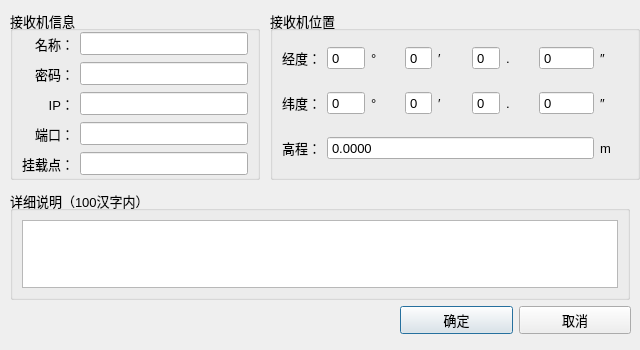
<?xml version="1.0" encoding="UTF-8"?>
<ui version="4.0">
 <class>ReceiverEditDialog</class>
 <widget class="QDialog" name="ReceiverEditDialog">
  <property name="windowModality">
   <enum>Qt::ApplicationModal</enum>
  </property>
  <property name="geometry">
   <rect>
    <x>0</x>
    <y>0</y>
    <width>640</width>
    <height>350</height>
   </rect>
  </property>
  <property name="font">
   <font>
    <pointsize>10</pointsize>
   </font>
  </property>
  <property name="windowTitle">
   <string>Dialog</string>
  </property>
  <widget class="QGroupBox" name="verticalGroupBox">
   <property name="geometry">
    <rect>
     <x>10</x>
     <y>190</y>
     <width>620</width>
     <height>110</height>
    </rect>
   </property>
   <property name="title">
    <string>详细说明（100汉字内）</string>
   </property>
   <layout class="QVBoxLayout" name="verticalLayout_3">
    <item>
     <widget class="QTextEdit" name="detailEdit"/>
    </item>
   </layout>
  </widget>
  <widget class="QGroupBox" name="infoContainer">
   <property name="geometry">
    <rect>
     <x>10</x>
     <y>10</y>
     <width>250</width>
     <height>170</height>
    </rect>
   </property>
   <property name="title">
    <string>接收机信息</string>
   </property>
   <layout class="QGridLayout" name="gridLayout_2">
    <property name="topMargin">
     <number>0</number>
    </property>
    <property name="bottomMargin">
     <number>0</number>
    </property>
    <item row="0" column="0">
     <widget class="QLabel" name="label">
      <property name="text">
       <string>名称：</string>
      </property>
      <property name="alignment">
       <set>Qt::AlignRight|Qt::AlignTrailing|Qt::AlignVCenter</set>
      </property>
     </widget>
    </item>
    <item row="1" column="1">
     <widget class="QLineEdit" name="passwordEdit"/>
    </item>
    <item row="0" column="1">
     <widget class="QLineEdit" name="receiverNameEdit"/>
    </item>
    <item row="1" column="0">
     <widget class="QLabel" name="label_7">
      <property name="text">
       <string>密码：</string>
      </property>
      <property name="alignment">
       <set>Qt::AlignRight|Qt::AlignTrailing|Qt::AlignVCenter</set>
      </property>
     </widget>
    </item>
    <item row="3" column="0">
     <widget class="QLabel" name="label_3">
      <property name="text">
       <string>端口：</string>
      </property>
      <property name="alignment">
       <set>Qt::AlignRight|Qt::AlignTrailing|Qt::AlignVCenter</set>
      </property>
     </widget>
    </item>
    <item row="2" column="0">
     <widget class="QLabel" name="label_2">
      <property name="text">
       <string>IP：</string>
      </property>
      <property name="alignment">
       <set>Qt::AlignRight|Qt::AlignTrailing|Qt::AlignVCenter</set>
      </property>
     </widget>
    </item>
    <item row="2" column="1">
     <widget class="QLineEdit" name="ipAddressEdit"/>
    </item>
    <item row="3" column="1">
     <widget class="QLineEdit" name="portEdit"/>
    </item>
    <item row="4" column="0">
     <widget class="QLabel" name="label_8">
      <property name="text">
       <string>挂载点：</string>
      </property>
      <property name="alignment">
       <set>Qt::AlignRight|Qt::AlignTrailing|Qt::AlignVCenter</set>
      </property>
     </widget>
    </item>
    <item row="4" column="1">
     <widget class="QLineEdit" name="mountPointEdit"/>
    </item>
   </layout>
  </widget>
  <widget class="QWidget" name="horizontalLayoutWidget">
   <property name="geometry">
    <rect>
     <x>400</x>
     <y>300</y>
     <width>231</width>
     <height>41</height>
    </rect>
   </property>
   <layout class="QHBoxLayout" name="horizontalLayout">
    <property name="spacing">
     <number>6</number>
    </property>
    <item>
     <widget class="QPushButton" name="confirmButton">
      <property name="sizePolicy">
       <sizepolicy hsizetype="Minimum" vsizetype="Fixed">
        <horstretch>0</horstretch>
        <verstretch>0</verstretch>
       </sizepolicy>
      </property>
      <property name="text">
       <string>确定</string>
      </property>
     </widget>
    </item>
    <item>
     <widget class="QPushButton" name="cancelButton">
      <property name="text">
       <string>取消</string>
      </property>
     </widget>
    </item>
   </layout>
  </widget>
  <widget class="QGroupBox" name="groupBox">
   <property name="geometry">
    <rect>
     <x>270</x>
     <y>10</y>
     <width>370</width>
     <height>170</height>
    </rect>
   </property>
   <property name="title">
    <string>接收机位置</string>
   </property>
   <layout class="QGridLayout" name="gridLayout" columnstretch="1,1,1,1,1,1,1,2,1">
    <property name="topMargin">
     <number>0</number>
    </property>
    <property name="bottomMargin">
     <number>0</number>
    </property>
    <item row="1" column="7">
     <widget class="QSpinBox" name="latitudeFractionalPart">
      <property name="buttonSymbols">
       <enum>QAbstractSpinBox::NoButtons</enum>
      </property>
      <property name="maximum">
       <number>9999999</number>
      </property>
     </widget>
    </item>
    <item row="0" column="0">
     <widget class="QLabel" name="label_4">
      <property name="text">
       <string>经度：</string>
      </property>
      <property name="alignment">
       <set>Qt::AlignRight|Qt::AlignTrailing|Qt::AlignVCenter</set>
      </property>
     </widget>
    </item>
    <item row="0" column="5">
     <widget class="QSpinBox" name="longitudeSecond">
      <property name="buttonSymbols">
       <enum>QAbstractSpinBox::NoButtons</enum>
      </property>
     </widget>
    </item>
    <item row="0" column="2">
     <widget class="QLabel" name="label_5">
      <property name="text">
       <string>°</string>
      </property>
     </widget>
    </item>
    <item row="1" column="1">
     <widget class="QSpinBox" name="latitudeDegree">
      <property name="buttonSymbols">
       <enum>QAbstractSpinBox::NoButtons</enum>
      </property>
      <property name="minimum">
       <number>-90</number>
      </property>
      <property name="maximum">
       <number>90</number>
      </property>
     </widget>
    </item>
    <item row="0" column="6">
     <widget class="QLabel" name="label_9">
      <property name="text">
       <string>.</string>
      </property>
     </widget>
    </item>
    <item row="2" column="0">
     <widget class="QLabel" name="label_6">
      <property name="text">
       <string>高程：</string>
      </property>
      <property name="alignment">
       <set>Qt::AlignRight|Qt::AlignTrailing|Qt::AlignVCenter</set>
      </property>
     </widget>
    </item>
    <item row="1" column="0">
     <widget class="QLabel" name="label_10">
      <property name="text">
       <string>纬度：</string>
      </property>
      <property name="alignment">
       <set>Qt::AlignRight|Qt::AlignTrailing|Qt::AlignVCenter</set>
      </property>
     </widget>
    </item>
    <item row="1" column="2">
     <widget class="QLabel" name="label_11">
      <property name="text">
       <string>°</string>
      </property>
     </widget>
    </item>
    <item row="1" column="5">
     <widget class="QSpinBox" name="latitudeSecond">
      <property name="buttonSymbols">
       <enum>QAbstractSpinBox::NoButtons</enum>
      </property>
     </widget>
    </item>
    <item row="0" column="1">
     <widget class="QSpinBox" name="longitudeDegree">
      <property name="buttonSymbols">
       <enum>QAbstractSpinBox::NoButtons</enum>
      </property>
      <property name="minimum">
       <number>-180</number>
      </property>
      <property name="maximum">
       <number>180</number>
      </property>
     </widget>
    </item>
    <item row="1" column="3">
     <widget class="QSpinBox" name="latitudeMinute">
      <property name="buttonSymbols">
       <enum>QAbstractSpinBox::NoButtons</enum>
      </property>
     </widget>
    </item>
    <item row="0" column="3">
     <widget class="QSpinBox" name="longitudeMinute">
      <property name="buttonSymbols">
       <enum>QAbstractSpinBox::NoButtons</enum>
      </property>
     </widget>
    </item>
    <item row="0" column="4">
     <widget class="QLabel" name="label_12">
      <property name="text">
       <string>′</string>
      </property>
     </widget>
    </item>
    <item row="0" column="8">
     <widget class="QLabel" name="label_13">
      <property name="text">
       <string>″</string>
      </property>
     </widget>
    </item>
    <item row="0" column="7">
     <widget class="QSpinBox" name="longitudeFractionalPart">
      <property name="buttonSymbols">
       <enum>QAbstractSpinBox::NoButtons</enum>
      </property>
      <property name="maximum">
       <number>9999999</number>
      </property>
      <property name="value">
       <number>0</number>
      </property>
     </widget>
    </item>
    <item row="2" column="1" colspan="7">
     <widget class="QDoubleSpinBox" name="height">
      <property name="buttonSymbols">
       <enum>QAbstractSpinBox::NoButtons</enum>
      </property>
      <property name="decimals">
       <number>4</number>
      </property>
      <property name="minimum">
       <double>-9999.000000000000000</double>
      </property>
      <property name="maximum">
       <double>9999.000000000000000</double>
      </property>
     </widget>
    </item>
    <item row="2" column="8">
     <widget class="QLabel" name="label_14">
      <property name="text">
       <string>m</string>
      </property>
     </widget>
    </item>
    <item row="1" column="4">
     <widget class="QLabel" name="label_15">
      <property name="text">
       <string>′</string>
      </property>
     </widget>
    </item>
    <item row="1" column="6">
     <widget class="QLabel" name="label_16">
      <property name="text">
       <string>.</string>
      </property>
     </widget>
    </item>
    <item row="1" column="8">
     <widget class="QLabel" name="label_17">
      <property name="text">
       <string>″</string>
      </property>
     </widget>
    </item>
   </layout>
  </widget>
 </widget>
 <tabstops>
  <tabstop>receiverNameEdit</tabstop>
  <tabstop>passwordEdit</tabstop>
  <tabstop>ipAddressEdit</tabstop>
  <tabstop>portEdit</tabstop>
  <tabstop>mountPointEdit</tabstop>
  <tabstop>detailEdit</tabstop>
  <tabstop>confirmButton</tabstop>
  <tabstop>cancelButton</tabstop>
 </tabstops>
 <resources/>
 <connections/>
</ui>
